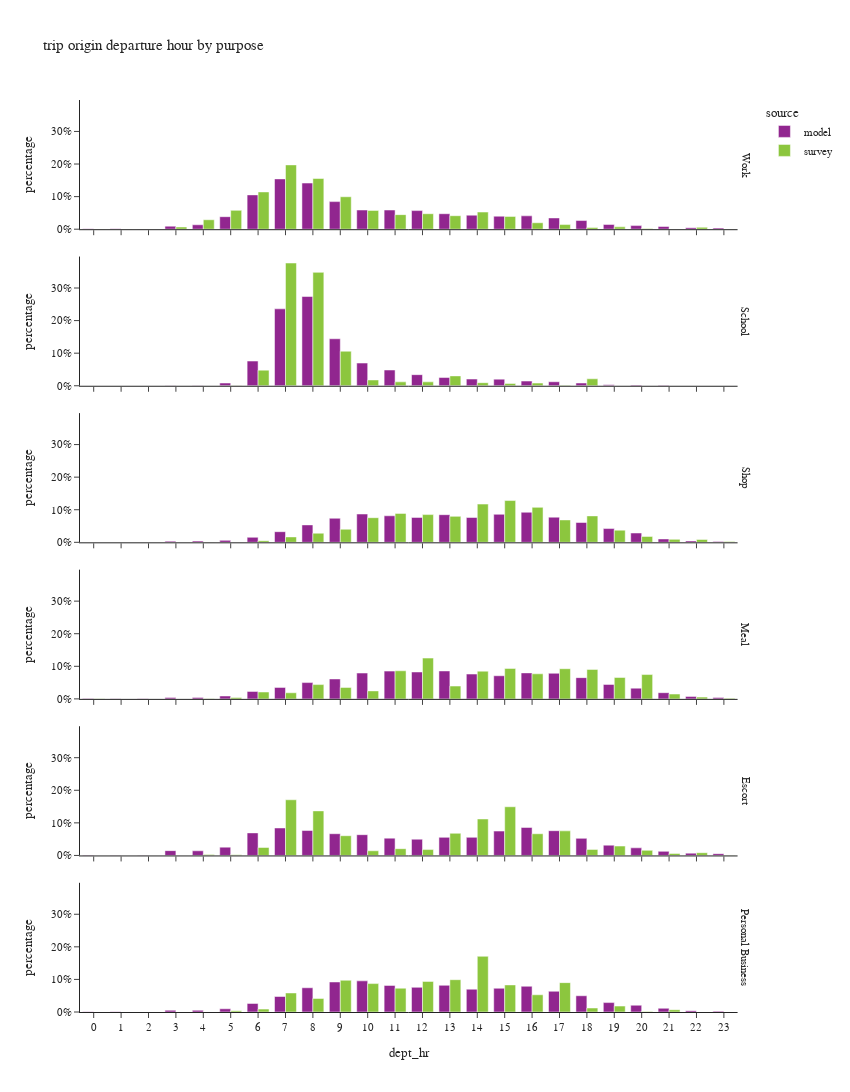

Notebook cell for this chart:
### Code cell
df_plot = df_trip.groupby(['dept_hr','dpurp_label','source'])['trexpfac'].agg(sample_count='size', trexpfac='sum').reset_index()
df_plot['percentage'] = df_plot.groupby(['dpurp_label','source'], group_keys=False)['trexpfac']. \
    apply(lambda x: x / float(x.sum()))

fig = px.bar(df_plot.sort_values(['source','dpurp_label']),
             x="dept_hr", y="percentage", color="source",barmode="group",
             facet_row='dpurp_label',
             hover_data=['trexpfac','sample_count'],
             title="trip origin departure hour by purpose")
fig.update_layout(height=1500, width=850)
fig.for_each_annotation(lambda a: a.update(text = a.text.split("=")[-1]))
fig.for_each_xaxis(lambda a: a.update(dict(dtick = 1, categoryorder='category ascending')))
fig.for_each_yaxis(lambda a: a.update(dict(tickformat=".0%")))
fig.show()

### Figure 1 — Plotly figure (JSON) as saved in the notebook; plotly's stock layout.template omitted (floating-point values rounded to 4 significant figures)
{"data": [{"alignmentgroup": "True", "customdata": [[4865.0, 4865.0], [3483.0, 3483.0], [1233.0, 1233.0], [27600.0, 27600.0], [40360.0, 40360.0], [113700.0, 113700.0], [312400.0, 312400.0], [457800.0, 457800.0], [420000.0, 420000.0], [251000.0, 251000.0], [174700.0, 174700.0], [174500.0, 174500.0], [169300.0, 169300.0], [140900.0, 140900.0], [127600.0, 127600.0], [118500.0, 118500.0], [121500.0, 121500.0], [102400.0, 102400.0], [78810.0, 78810.0], [43260.0, 43260.0], [32780.0, 32780.0], [24650.0, 24650.0], [13740.0, 13740.0], [10500.0, 10500.0]], "hovertemplate": "source=model<br>dpurp_label=Work<br>dept_hr=%{x}<br>percentage=%{y}<br>trexpfac=%{customdata[0]}<br>sample_count=%{customdata[1]}<extra></extra>", "legendgroup": "model", "marker": {"color": "#91268F", "pattern": {"shape": ""}}, "name": "model", "offsetgroup": "model", "orientation": "v", "showlegend": true, "textposition": "auto", "type": "bar", "x": [0, 1, 2, 3, 4, 5, 6, 7, 8, 9, 10, 11, 12, 13, 14, 15, 16, 17, 18, 19, 20, 21, 22, 23], "xaxis": "x6", "y": [0.00164, 0.001174, 0.0004158, 0.009306, 0.01361, 0.03835, 0.1053, 0.1544, 0.1416, 0.08465, 0.0589, 0.05885, 0.0571, 0.0475, 0.04302, 0.03994, 0.04097, 0.03454, 0.02657, 0.01459, 0.01105, 0.008312, 0.004634, 0.003539], "yaxis": "y6"}, {"alignmentgroup": "True", "customdata": [[9.0, 9.0], [5.0, 5.0], [1.0, 1.0], [661.0, 661.0], [832.0, 832.0], [6959.0, 6959.0], [62830.0, 62830.0], [195700.0, 195700.0], [227000.0, 227000.0], [119500.0, 119500.0], [57760.0, 57760.0], [40070.0, 40070.0], [28250.0, 28250.0], [20900.0, 20900.0], [17040.0, 17040.0], [16820.0, 16820.0], [11930.0, 11930.0], [10200.0, 10200.0], [7031.0, 7031.0], [2308.0, 2308.0], [1864.0, 1864.0], [1063.0, 1063.0], [89.0, 89.0], [57.0, 57.0]], "hovertemplate": "source=model<br>dpurp_label=School<br>dept_hr=%{x}<br>percentage=%{y}<br>trexpfac=%{customdata[0]}<br>sample_count=%{customdata[1]}<extra></extra>", "legendgroup": "model", "marker": {"color": "#91268F", "pattern": {"shape": ""}}, "name": "model", "offsetgroup": "model", "orientation": "v", "showlegend": false, "textposition": "auto", "type": "bar", "x": [0, 1, 2, 3, 4, 5, 6, 7, 8, 9, 10, 11, 12, 13, 14, 15, 16, 17, 18, 19, 20, 21, 22, 23], "xaxis": "x5", "y": [1.086e-05, 6.032e-06, 1.206e-06, 0.0007975, 0.001004, 0.008396, 0.0758, 0.2361, 0.2739, 0.1442, 0.06968, 0.04834, 0.03408, 0.02522, 0.02056, 0.0203, 0.0144, 0.0123, 0.008483, 0.002785, 0.002249, 0.001282, 0.0001074, 6.877e-05], "yaxis": "y5"}, {"alignmentgroup": "True", "customdata": [[1477.0, 1477.0], [997.0, 997.0], [419.0, 419.0], [10040.0, 10040.0], [10670.0, 10670.0], [17030.0, 17030.0], [43320.0, 43320.0], [92170.0, 92170.0], [150900.0, 150900.0], [208400.0, 208400.0], [245100.0, 245100.0], [229900.0, 229900.0], [215700.0, 215700.0], [239400.0, 239400.0], [215100.0, 215100.0], [242700.0, 242700.0], [260600.0, 260600.0], [217800.0, 217800.0], [171700.0, 171700.0], [119300.0, 119300.0], [80680.0, 80680.0], [29180.0, 29180.0], [12400.0, 12400.0], [7840.0, 7840.0]], "hovertemplate": "source=model<br>dpurp_label=Shop<br>dept_hr=%{x}<br>percentage=%{y}<br>trexpfac=%{customdata[0]}<br>sample_count=%{customdata[1]}<extra></extra>", "legendgroup": "model", "marker": {"color": "#91268F", "pattern": {"shape": ""}}, "name": "model", "offsetgroup": "model", "orientation": "v", "showlegend": false, "textposition": "auto", "type": "bar", "x": [0, 1, 2, 3, 4, 5, 6, 7, 8, 9, 10, 11, 12, 13, 14, 15, 16, 17, 18, 19, 20, 21, 22, 23], "xaxis": "x4", "y": [0.0005233, 0.0003532, 0.0001484, 0.003557, 0.003779, 0.006032, 0.01535, 0.03265, 0.05347, 0.07381, 0.08683, 0.08143, 0.07642, 0.0848, 0.0762, 0.08599, 0.09231, 0.07714, 0.06083, 0.04227, 0.02858, 0.01034, 0.004394, 0.002777], "yaxis": "y4"}, {"alignmentgroup": "True", "customdata": [[1247.0, 1247.0], [922.0, 922.0], [339.0, 339.0], [5845.0, 5845.0], [6785.0, 6785.0], [13240.0, 13240.0], [33940.0, 33940.0], [52230.0, 52230.0], [74040.0, 74040.0], [90560.0, 90560.0], [117500.0, 117500.0], [126200.0, 126200.0], [122300.0, 122300.0], [127000.0, 127000.0], [112900.0, 112900.0], [105200.0, 105200.0], [118200.0, 118200.0], [116300.0, 116300.0], [96580.0, 96580.0], [65720.0, 65720.0], [48730.0, 48730.0], [28120.0, 28120.0], [11320.0, 11320.0], [5973.0, 5973.0]], "hovertemplate": "source=model<br>dpurp_label=Meal<br>dept_hr=%{x}<br>percentage=%{y}<br>trexpfac=%{customdata[0]}<br>sample_count=%{customdata[1]}<extra></extra>", "legendgroup": "model", "marker": {"color": "#91268F", "pattern": {"shape": ""}}, "name": "model", "offsetgroup": "model", "orientation": "v", "showlegend": false, "textposition": "auto", "type": "bar", "x": [0, 1, 2, 3, 4, 5, 6, 7, 8, 9, 10, 11, 12, 13, 14, 15, 16, 17, 18, 19, 20, 21, 22, 23], "xaxis": "x3", "y": [0.0008419, 0.0006225, 0.0002289, 0.003946, 0.004581, 0.008939, 0.02291, 0.03526, 0.04998, 0.06114, 0.0793, 0.08522, 0.08257, 0.08577, 0.07622, 0.07099, 0.0798, 0.07855, 0.06521, 0.04437, 0.0329, 0.01898, 0.007642, 0.004033], "yaxis": "y3"}, {"alignmentgroup": "True", "customdata": [[2677.0, 2677.0], [1915.0, 1915.0], [769.0, 769.0], [31040.0, 31040.0], [29840.0, 29840.0], [53530.0, 53530.0], [145600.0, 145600.0], [177200.0, 177200.0], [160700.0, 160700.0], [140100.0, 140100.0], [133900.0, 133900.0], [111600.0, 111600.0], [104700.0, 104700.0], [116600.0, 116600.0], [116800.0, 116800.0], [157200.0, 157200.0], [180600.0, 180600.0], [159600.0, 159600.0], [110100.0, 110100.0], [66260.0, 66260.0], [49060.0, 49060.0], [26400.0, 26400.0], [14670.0, 14670.0], [11440.0, 11440.0]], "hovertemplate": "source=model<br>dpurp_label=Escort<br>dept_hr=%{x}<br>percentage=%{y}<br>trexpfac=%{customdata[0]}<br>sample_count=%{customdata[1]}<extra></extra>", "legendgroup": "model", "marker": {"color": "#91268F", "pattern": {"shape": ""}}, "name": "model", "offsetgroup": "model", "orientation": "v", "showlegend": false, "textposition": "auto", "type": "bar", "x": [0, 1, 2, 3, 4, 5, 6, 7, 8, 9, 10, 11, 12, 13, 14, 15, 16, 17, 18, 19, 20, 21, 22, 23], "xaxis": "x2", "y": [0.001273, 0.0009108, 0.0003658, 0.01476, 0.0142, 0.02546, 0.06925, 0.08428, 0.07644, 0.06662, 0.0637, 0.05309, 0.04982, 0.05547, 0.05553, 0.07478, 0.08592, 0.07593, 0.05239, 0.03152, 0.02333, 0.01256, 0.006978, 0.005439], "yaxis": "y2"}, {"alignmentgroup": "True", "customdata": [[697.0, 697.0], [449.0, 449.0], [162.0, 162.0], [6297.0, 6297.0], [6265.0, 6265.0], [11590.0, 11590.0], [30700.0, 30700.0], [55560.0, 55560.0], [86870.0, 86870.0], [107700.0, 107700.0], [111600.0, 111600.0], [95310.0, 95310.0], [88450.0, 88450.0], [95760.0, 95760.0], [81780.0, 81780.0], [85120.0, 85120.0], [92220.0, 92220.0], [74300.0, 74300.0], [58280.0, 58280.0], [33780.0, 33780.0], [24300.0, 24300.0], [13320.0, 13320.0], [4918.0, 4918.0], [2943.0, 2943.0]], "hovertemplate": "source=model<br>dpurp_label=Personal Business<br>dept_hr=%{x}<br>percentage=%{y}<br>trexpfac=%{customdata[0]}<br>sample_count=%{customdata[1]}<extra></extra>", "legendgroup": "model", "marker": {"color": "#91268F", "pattern": {"shape": ""}}, "name": "model", "offsetgroup": "model", "orientation": "v", "showlegend": false, "textposition": "auto", "type": "bar", "x": [0, 1, 2, 3, 4, 5, 6, 7, 8, 9, 10, 11, 12, 13, 14, 15, 16, 17, 18, 19, 20, 21, 22, 23], "xaxis": "x", "y": [0.0005966, 0.0003843, 0.0001387, 0.00539, 0.005362, 0.009918, 0.02628, 0.04756, 0.07435, 0.09217, 0.09553, 0.08158, 0.0757, 0.08196, 0.06999, 0.07285, 0.07893, 0.06359, 0.04988, 0.02891, 0.0208, 0.0114, 0.004209, 0.002519], "yaxis": "y"}, {"alignmentgroup": "True", "customdata": [[804.7, 3.0], [562.4, 2.0], [0.0, 0.0], [12540.0, 22.0], [53410.0, 63.0], [106400.0, 137.0], [210500.0, 375.0], [363300.0, 635.0], [286400.0, 621.0], [183300.0, 405.0], [106200.0, 268.0], [82220.0, 235.0], [87390.0, 322.0], [76200.0, 238.0], [96810.0, 196.0], [72350.0, 146.0], [36460.0, 110.0], [26130.0, 112.0], [9622.0, 59.0], [13280.0, 45.0], [3794.0, 34.0], [646.1, 22.0], [10800.0, 16.0], [1337.0, 10.0]], "hovertemplate": "source=survey<br>dpurp_label=Work<br>dept_hr=%{x}<br>percentage=%{y}<br>trexpfac=%{customdata[0]}<br>sample_count=%{customdata[1]}<extra></extra>", "legendgroup": "survey", "marker": {"color": "#8CC63E", "pattern": {"shape": ""}}, "name": "survey", "offsetgroup": "survey", "orientation": "v", "showlegend": true, "textposition": "auto", "type": "bar", "x": [0, 1, 2, 3, 4, 5, 6, 7, 8, 9, 10, 11, 12, 13, 14, 15, 16, 17, 18, 19, 20, 21, 22, 23], "xaxis": "x6", "y": [0.0004372, 0.0003056, 0.0, 0.006814, 0.02902, 0.05781, 0.1144, 0.1974, 0.1556, 0.09959, 0.05769, 0.04467, 0.04748, 0.0414, 0.0526, 0.03931, 0.01981, 0.0142, 0.005228, 0.007216, 0.002062, 0.0003511, 0.005866, 0.0007266], "yaxis": "y6"}, {"alignmentgroup": "True", "customdata": [[0.0, 0.0], [0.0, 0.0], [0.0, 0.0], [0.0, 0.0], [86.69, 1.0], [454.4, 4.0], [25740.0, 26.0], [202100.0, 237.0], [186700.0, 266.0], [56860.0, 63.0], [9550.0, 22.0], [6418.0, 16.0], [6418.0, 13.0], [16270.0, 19.0], [5076.0, 13.0], [3816.0, 15.0], [4405.0, 9.0], [1012.0, 8.0], [11450.0, 3.0], [117.8, 1.0], [0.0, 0.0], [0.0, 0.0], [0.0, 0.0], [0.0, 0.0]], "hovertemplate": "source=survey<br>dpurp_label=School<br>dept_hr=%{x}<br>percentage=%{y}<br>trexpfac=%{customdata[0]}<br>sample_count=%{customdata[1]}<extra></extra>", "legendgroup": "survey", "marker": {"color": "#8CC63E", "pattern": {"shape": ""}}, "name": "survey", "offsetgroup": "survey", "orientation": "v", "showlegend": false, "textposition": "auto", "type": "bar", "x": [0, 1, 2, 3, 4, 5, 6, 7, 8, 9, 10, 11, 12, 13, 14, 15, 16, 17, 18, 19, 20, 21, 22, 23], "xaxis": "x5", "y": [0.0, 0.0, 0.0, 0.0, 0.0001616, 0.000847, 0.04798, 0.3767, 0.348, 0.106, 0.0178, 0.01196, 0.01196, 0.03033, 0.009462, 0.007114, 0.008211, 0.001887, 0.02134, 0.0002195, 0.0, 0.0, 0.0, 0.0], "yaxis": "y5"}, {"alignmentgroup": "True", "customdata": [[358.8, 3.0], [143.5, 1.0], [570.9, 1.0], [0.0, 0.0], [2395.0, 2.0], [1099.0, 8.0], [9682.0, 16.0], [30870.0, 55.0], [52250.0, 96.0], [74740.0, 194.0], [140900.0, 291.0], [165500.0, 335.0], [158600.0, 324.0], [148500.0, 304.0], [218700.0, 345.0], [239000.0, 296.0], [200000.0, 332.0], [128100.0, 305.0], [151300.0, 246.0], [69610.0, 214.0], [33730.0, 85.0], [16880.0, 29.0], [16290.0, 19.0], [4775.0, 7.0]], "hovertemplate": "source=survey<br>dpurp_label=Shop<br>dept_hr=%{x}<br>percentage=%{y}<br>trexpfac=%{customdata[0]}<br>sample_count=%{customdata[1]}<extra></extra>", "legendgroup": "survey", "marker": {"color": "#8CC63E", "pattern": {"shape": ""}}, "name": "survey", "offsetgroup": "survey", "orientation": "v", "showlegend": false, "textposition": "auto", "type": "bar", "x": [0, 1, 2, 3, 4, 5, 6, 7, 8, 9, 10, 11, 12, 13, 14, 15, 16, 17, 18, 19, 20, 21, 22, 23], "xaxis": "x4", "y": [0.0001925, 7.699e-05, 0.0003063, 0.0, 0.001285, 0.0005896, 0.005194, 0.01656, 0.02803, 0.0401, 0.07559, 0.0888, 0.08506, 0.07967, 0.1173, 0.1282, 0.1073, 0.06874, 0.08115, 0.03734, 0.01809, 0.009056, 0.008738, 0.002562], "yaxis": "y4"}, {"alignmentgroup": "True", "customdata": [[632.6, 1.0], [0.0, 0.0], [0.0, 0.0], [0.0, 0.0], [23.31, 1.0], [4015.0, 5.0], [19390.0, 28.0], [17190.0, 49.0], [40280.0, 70.0], [32320.0, 90.0], [22490.0, 86.0], [79180.0, 200.0], [115000.0, 241.0], [36170.0, 153.0], [78100.0, 120.0], [85850.0, 121.0], [70610.0, 161.0], [84960.0, 207.0], [83070.0, 202.0], [60310.0, 119.0], [68580.0, 83.0], [13630.0, 29.0], [4953.0, 15.0], [1495.0, 4.0]], "hovertemplate": "source=survey<br>dpurp_label=Meal<br>dept_hr=%{x}<br>percentage=%{y}<br>trexpfac=%{customdata[0]}<br>sample_count=%{customdata[1]}<extra></extra>", "legendgroup": "survey", "marker": {"color": "#8CC63E", "pattern": {"shape": ""}}, "name": "survey", "offsetgroup": "survey", "orientation": "v", "showlegend": false, "textposition": "auto", "type": "bar", "x": [0, 1, 2, 3, 4, 5, 6, 7, 8, 9, 10, 11, 12, 13, 14, 15, 16, 17, 18, 19, 20, 21, 22, 23], "xaxis": "x3", "y": [0.0006889, 0.0, 0.0, 0.0, 2.539e-05, 0.004372, 0.02111, 0.01872, 0.04387, 0.0352, 0.0245, 0.08623, 0.1252, 0.03939, 0.08505, 0.09349, 0.0769, 0.09252, 0.09047, 0.06568, 0.07468, 0.01484, 0.005394, 0.001628], "yaxis": "y3"}, {"alignmentgroup": "True", "customdata": [[9.165, 1.0], [0.0, 0.0], [0.0, 0.0], [0.0, 0.0], [4054.0, 1.0], [3125.0, 10.0], [33590.0, 37.0], [234700.0, 227.0], [187900.0, 234.0], [83190.0, 95.0], [19660.0, 78.0], [28470.0, 63.0], [24740.0, 76.0], [93380.0, 87.0], [153800.0, 175.0], [205300.0, 228.0], [91440.0, 153.0], [103600.0, 140.0], [25420.0, 68.0], [39580.0, 58.0], [21550.0, 29.0], [8339.0, 23.0], [11520.0, 13.0], [607.6, 3.0]], "hovertemplate": "source=survey<br>dpurp_label=Escort<br>dept_hr=%{x}<br>percentage=%{y}<br>trexpfac=%{customdata[0]}<br>sample_count=%{customdata[1]}<extra></extra>", "legendgroup": "survey", "marker": {"color": "#8CC63E", "pattern": {"shape": ""}}, "name": "survey", "offsetgroup": "survey", "orientation": "v", "showlegend": false, "textposition": "auto", "type": "bar", "x": [0, 1, 2, 3, 4, 5, 6, 7, 8, 9, 10, 11, 12, 13, 14, 15, 16, 17, 18, 19, 20, 21, 22, 23], "xaxis": "x2", "y": [6.671e-06, 0.0, 0.0, 0.0, 0.002951, 0.002275, 0.02445, 0.1708, 0.1367, 0.06055, 0.01431, 0.02072, 0.018, 0.06797, 0.1119, 0.1494, 0.06655, 0.0754, 0.0185, 0.02881, 0.01568, 0.00607, 0.008382, 0.0004422], "yaxis": "y2"}, {"alignmentgroup": "True", "customdata": [[0.0, 0.0], [0.0, 0.0], [0.0, 0.0], [0.0, 0.0], [0.0, 0.0], [2942.0, 5.0], [6788.0, 24.0], [44640.0, 76.0], [31770.0, 110.0], [74420.0, 155.0], [66590.0, 183.0], [55820.0, 148.0], [71760.0, 147.0], [75770.0, 170.0], [130600.0, 161.0], [63500.0, 136.0], [40410.0, 122.0], [68850.0, 83.0], [9367.0, 51.0], [13900.0, 22.0], [1355.0, 8.0], [5414.0, 5.0], [197.4, 1.0], [0.0, 0.0]], "hovertemplate": "source=survey<br>dpurp_label=Personal Business<br>dept_hr=%{x}<br>percentage=%{y}<br>trexpfac=%{customdata[0]}<br>sample_count=%{customdata[1]}<extra></extra>", "legendgroup": "survey", "marker": {"color": "#8CC63E", "pattern": {"shape": ""}}, "name": "survey", "offsetgroup": "survey", "orientation": "v", "showlegend": false, "textposition": "auto", "type": "bar", "x": [0, 1, 2, 3, 4, 5, 6, 7, 8, 9, 10, 11, 12, 13, 14, 15, 16, 17, 18, 19, 20, 21, 22, 23], "xaxis": "x", "y": [0.0, 0.0, 0.0, 0.0, 0.0, 0.00385, 0.008883, 0.05843, 0.04157, 0.0974, 0.08715, 0.07306, 0.09391, 0.09916, 0.171, 0.0831, 0.05289, 0.0901, 0.01226, 0.01819, 0.001773, 0.007085, 0.0002584, 0.0], "yaxis": "y"}], "layout": {"annotations": [{"font": {}, "showarrow": false, "text": "Personal Business", "textangle": 90, "x": 0.98, "xanchor": "left", "xref": "paper", "y": 0.07083, "yanchor": "middle", "yref": "paper"}, {"font": {}, "showarrow": false, "text": "Escort", "textangle": 90, "x": 0.98, "xanchor": "left", "xref": "paper", "y": 0.2425, "yanchor": "middle", "yref": "paper"}, {"font": {}, "showarrow": false, "text": "Meal", "textangle": 90, "x": 0.98, "xanchor": "left", "xref": "paper", "y": 0.4142, "yanchor": "middle", "yref": "paper"}, {"font": {}, "showarrow": false, "text": "Shop", "textangle": 90, "x": 0.98, "xanchor": "left", "xref": "paper", "y": 0.5858, "yanchor": "middle", "yref": "paper"}, {"font": {}, "showarrow": false, "text": "School", "textangle": 90, "x": 0.98, "xanchor": "left", "xref": "paper", "y": 0.7575, "yanchor": "middle", "yref": "paper"}, {"font": {}, "showarrow": false, "text": "Work", "textangle": 90, "x": 0.98, "xanchor": "left", "xref": "paper", "y": 0.9292, "yanchor": "middle", "yref": "paper"}], "barmode": "group", "height": 1500, "legend": {"title": {"text": "source"}, "tracegroupgap": 0}, "title": {"text": "trip origin departure hour by purpose"}, "width": 850, "xaxis": {"anchor": "y", "categoryorder": "category ascending", "domain": [0.0, 0.98], "dtick": 1, "title": {"text": "dept_hr"}}, "xaxis2": {"anchor": "y2", "categoryorder": "category ascending", "domain": [0.0, 0.98], "dtick": 1, "matches": "x", "showticklabels": false}, "xaxis3": {"anchor": "y3", "categoryorder": "category ascending", "domain": [0.0, 0.98], "dtick": 1, "matches": "x", "showticklabels": false}, "xaxis4": {"anchor": "y4", "categoryorder": "category ascending", "domain": [0.0, 0.98], "dtick": 1, "matches": "x", "showticklabels": false}, "xaxis5": {"anchor": "y5", "categoryorder": "category ascending", "domain": [0.0, 0.98], "dtick": 1, "matches": "x", "showticklabels": false}, "xaxis6": {"anchor": "y6", "categoryorder": "category ascending", "domain": [0.0, 0.98], "dtick": 1, "matches": "x", "showticklabels": false}, "yaxis": {"anchor": "x", "domain": [0.0, 0.1417], "tickformat": ".0%", "title": {"text": "percentage"}}, "yaxis2": {"anchor": "x2", "domain": [0.1717, 0.3133], "matches": "y", "tickformat": ".0%", "title": {"text": "percentage"}}, "yaxis3": {"anchor": "x3", "domain": [0.3433, 0.485], "matches": "y", "tickformat": ".0%", "title": {"text": "percentage"}}, "yaxis4": {"anchor": "x4", "domain": [0.515, 0.6567], "matches": "y", "tickformat": ".0%", "title": {"text": "percentage"}}, "yaxis5": {"anchor": "x5", "domain": [0.6867, 0.8283], "matches": "y", "tickformat": ".0%", "title": {"text": "percentage"}}, "yaxis6": {"anchor": "x6", "domain": [0.8583, 1.0], "matches": "y", "tickformat": ".0%", "title": {"text": "percentage"}}}}
